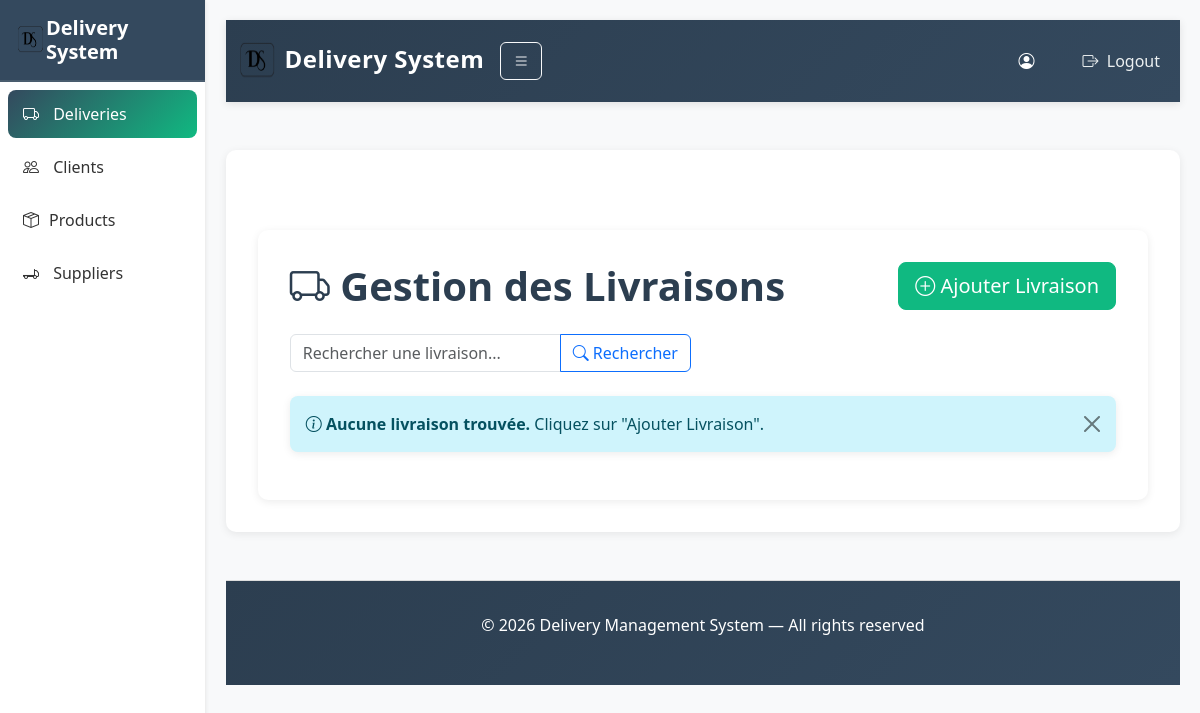
The page /list/ on the database as committed earlier.
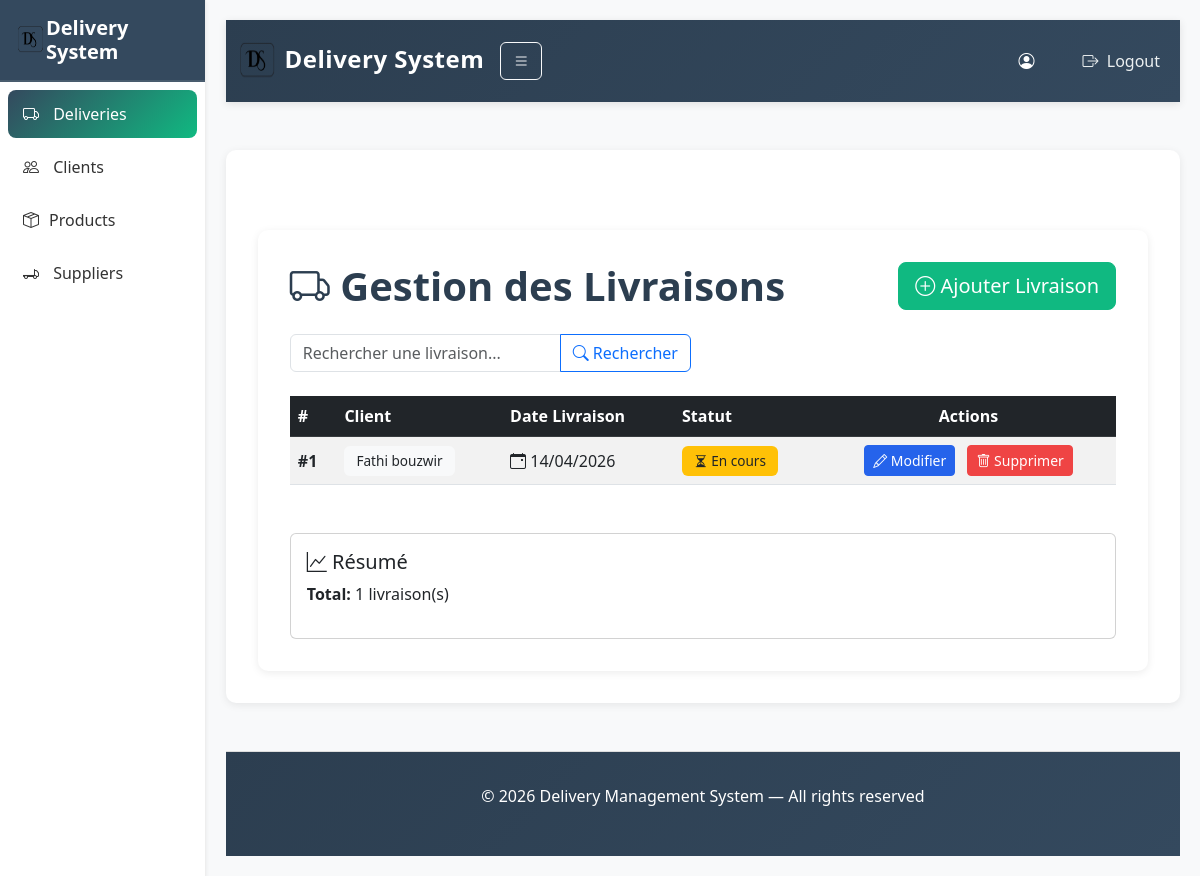
The same page on the database as committed later.
### deliveryproject/models.py (models this page shows, shortened)
class Delivery(models.Model):
    STATUT_CHOICES = [
        ("En cours", "En cours"),
        ("Livré", "Livré"),
        ("Annulé", "Annulé"),
    ]
    client = models.ForeignKey(Client, on_delete=models.CASCADE)
    date_livraison = models.DateField()
    statut = models.CharField(max_length=50, choices=STATUT_CHOICES, default="En cours")

class Client(models.Model):
    nom = models.CharField(max_length=100)
    prenom = models.CharField(max_length=100)
    adresse = models.TextField()
    telephone = models.CharField(max_length=20)
    email = models.EmailField()

### deliveryproject/views.py (the view)
# urls.py: path('list/', views.delivery_list, name='delivery_list'),
def delivery_list(request):
    deliveries = Delivery.objects.all()
    return render(request, 'delivery/list.html', {
        'deliveries': deliveries
    })

### deliveryproject/templates/delivery/list.html (shortened to what the changed rows need)
{% extends "delivery/base.html" %}
{% block content %}
<div class="container mt-5">
    <div class="d-flex justify-content-between align-items-center mb-4">
        <h1 class="mb-0">
            <i class="bi bi-truck"></i> Gestion des Livraisons
        </h1>
        <a href="{% url 'delivery_add' %}" class="btn btn-success btn-lg">
        </a>
    </div>
    <div class="row mb-4">
        <div class="col-md-6">
        </div>
    </div>
    {% if not deliveries %}
    <div class="alert alert-info alert-dismissible fade show" role="alert">
        <i class="bi bi-info-circle"></i>
        <strong>Aucune livraison trouvée.</strong> Cliquez sur "Ajouter Livraison".
        <button type="button" class="btn-close" data-bs-dismiss="alert"></button>
    </div>
    {% endif %}
    {% if deliveries %}
    <div class="table-responsive">
        <table class="table table-hover table-striped align-middle">
            <thead class="table-dark">
                <tr>
                    <th>#</th>
                    <th>Client</th>
                    <th>Date Livraison</th>
                    <th>Statut</th>
                    <th class="text-center">Actions</th>
                </tr>
            </thead>
            <tbody>
                {% for delivery in deliveries %}
                <tr>
                    <td><strong>#{{ delivery.id }}</strong></td>
                    <td>
                        <span class="badge bg-light text-dark">
                            {{ delivery.client.nom }} {{ delivery.client.prenom }}
                        </span>
                    </td>
                    <td>
                        <i class="bi bi-calendar-event"></i>
                        {{ delivery.date_livraison|date:"d/m/Y" }}
                    </td>
                    <td>
                        {% if delivery.statut == "Livré" %}
                            <span class="badge bg-success">
                                <i class="bi bi-check-circle"></i> {{ delivery.statut }}
                            </span>
                        {% elif delivery.statut == "En cours" %}
                            <span class="badge bg-warning text-dark">
                                <i class="bi bi-hourglass-split"></i> {{ delivery.statut }}
                            </span>
                        {% elif delivery.statut == "Annulé" %}
                            <span class="badge bg-danger">
                                <i class="bi bi-x-circle"></i> {{ delivery.statut }}
                            </span>
                        {% else %}
                            <span class="badge bg-secondary">
                                {{ delivery.statut }}
                            </span>
                        {% endif %}
                    </td>
                    <td class="text-center">
                        <a href="{% url 'delivery_update' delivery.id %}"
                           class="btn btn-sm btn-primary me-2">
                            <i class="bi bi-pencil"></i> Modifier
                        </a>
                        <a href="{% url 'delivery_delete' delivery.id %}"
                           class="btn btn-sm btn-danger"
                           onclick="return confirm('Êtes-vous sûr ?')">
                            <i class="bi bi-trash"></i> Supprimer
                        </a>
                    </td>
                </tr>
                {% endfor %}
            </tbody>
        </table>
    </div>
    {% endif %}
    {% if deliveries %}
    <div class="row mt-5">
        <div class="col-md-12">
            <div class="card">
                <div class="card-body">
                    <h5>
                        <i class="bi bi-graph-up"></i> Résumé
                    </h5>
                    <p>
                        <strong>Total:</strong> {{ deliveries|length }} livraison(s)
                    </p>
                </div>
            </div>
        </div>
    </div>
    {% endif %}
</div>
{% endblock %}

Rows that differ between the two databases and show on the page:
added Delivery: id "1", client.nom "Fathi", client.prenom "bouzwir", date_livraison "14/04/2026", statut "En cours"
Other text that changed with them:
{{ deliveries|length }}: (not shown) → "1"
text no longer shown: "Aucune livraison trouvée. Cliquez sur \"Ajouter Livraison\"."
text now shown: "# Client Date Livraison Statut Actions Résumé Total: livraison(s)"
